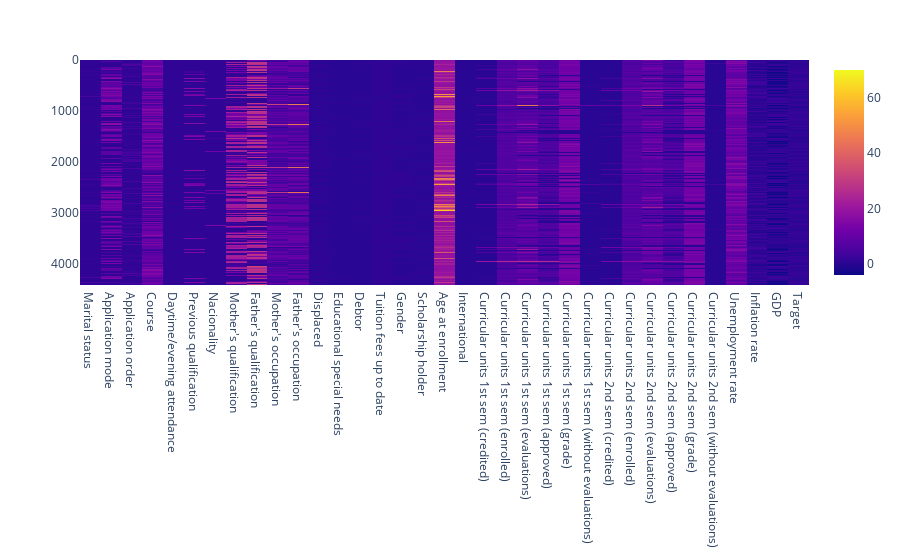

Source (notebook cell):
### Code cell
fig = px.imshow(student)
fig.show()

### Figure 1 — Plotly figure (JSON) as saved in the notebook; plotly's stock layout.template omitted (floating-point values rounded to 4 significant figures; data arrays with more than 128 entries replaced by an {"elided": "..."} marker saying what was removed)
{"data": [{"coloraxis": "coloraxis", "hovertemplate": "x: %{x}<br>y: %{y}<br>color: %{z}<extra></extra>", "name": "0", "type": "heatmap", "x": ["Marital status", "Application mode", "Application order", "Course", "Daytime/evening attendance", "Previous qualification", "Nacionality", "Mother's qualification", "Father's qualification", "Mother's occupation", "Father's occupation", "Displaced", "Educational special needs", "Debtor", "Tuition fees up to date", "Gender", "Scholarship holder", "Age at enrollment", "International", "Curricular units 1st sem (credited)", "Curricular units 1st sem (enrolled)", "Curricular units 1st sem (evaluations)", "Curricular units 1st sem (approved)", "Curricular units 1st sem (grade)", "Curricular units 1st sem (without evaluations)", "Curricular units 2nd sem (credited)", "Curricular units 2nd sem (enrolled)", "Curricular units 2nd sem (evaluations)", "Curricular units 2nd sem (approved)", "Curricular units 2nd sem (grade)", "Curricular units 2nd sem (without evaluations)", "Unemployment rate", "Inflation rate", "GDP", "Target"], "xaxis": "x", "y": {"elided": "4424 int values"}, "yaxis": "y", "z": {"elided": "4424x35 float values"}}], "layout": {"coloraxis": {"colorscale": [[0, "#0d0887"], [0.1111, "#46039f"], [0.2222, "#7201a8"], [0.3333, "#9c179e"], [0.4444, "#bd3786"], [0.5556, "#d8576b"], [0.6667, "#ed7953"], [0.7778, "#fb9f3a"], [0.8889, "#fdca26"], [1, "#f0f921"]]}, "margin": {"t": 60}, "xaxis": {"anchor": "y", "constrain": "domain", "domain": [0, 1], "scaleanchor": "y"}, "yaxis": {"anchor": "x", "autorange": "reversed", "constrain": "domain", "domain": [0, 1]}}}
